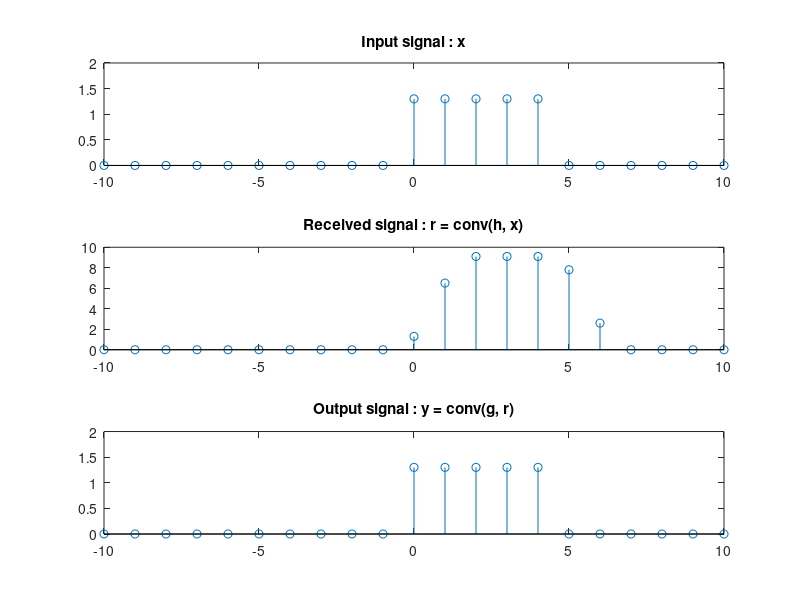

This figure's MATLAB source:
%% Inverse System 
% Given h, find g such that conv(h, g) = impulse

clear
close all

u = @(n) (n >= 0);
del = @(n) (n == 0);

% Impulse response h

n = -10:10;
h = del(n) + 4 * del(n-1) + 2 * del(n-2);

stem(n, h)
title('h')

% Poles of H(z)

roots([1 4 2])

% Partial fraction expansion

[r, p, k] = residue([1 0],[1 4 2])  

% Causal impulse response g
% This impulse response is causal but not stable
% ( The vertical axis goes up to 10^5 ! )

g = r(1) * p(1).^n .* u(n) + r(2) * p(2).^n .* u(n);

stem(n, g);
title('Causal impulse response')

% Stable impulse response g
% The impulse response is stable but not causal

g = -r(1) * p(1).^n .* u(-n-1) + r(2) * p(2).^n .* u(n);

stem(n, g)
title('Stable impulse response')

% Verify the inverse system
% Verify that the convolution of h and g is the impulse function

f = conv(h, g);

stem(f)
% In the plot, the impulse is at the wrong location
% Need to specify the time axis
% stem(n, f) causes an error because f is longer than n

% This validates the correctness of g

stem(-20:20, f)
% be aware of time axis when performing convolution

title('conv(h, g)')

% Put a real signal

x = 1.3*u(n) - 1.3*u(n-5);

subplot(3, 1, 1)
stem(n, x)
ylim([0 2])
title('Input signal : x')

% Compute the output of H

r = conv(h, x);

subplot(3, 1, 2)
stem(-20:20, r)
xlim([-10 10])
title('Received signal : r = conv(h, x)')

% Compute the output of G
% Observe that the output of G is the same as the input to H

y = conv(g, r);

subplot(3, 1, 3)
stem(-30:30, y)
xlim([-10 10])
ylim([0 2])
title('Output signal : y = conv(g, r)')

